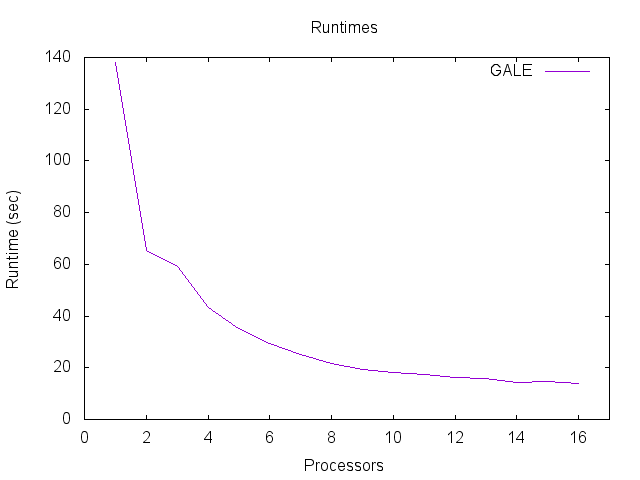

Write the gnuplot code that produced this figure.
# For PNG
set terminal png
set output "ERS_GALE_runtimes.png"

# For EPS
# set terminal eps
# set output "ERS_GALE_runtimes.eps"

set title "Runtimes"

set xlabel " Processors "

set ylabel " Runtime (sec) "

set xrange [0:17]

set datafile separator ","

plot for [col=2:2] "ERS_GALEvsDE.csv" using 1:col with lines title columnheader